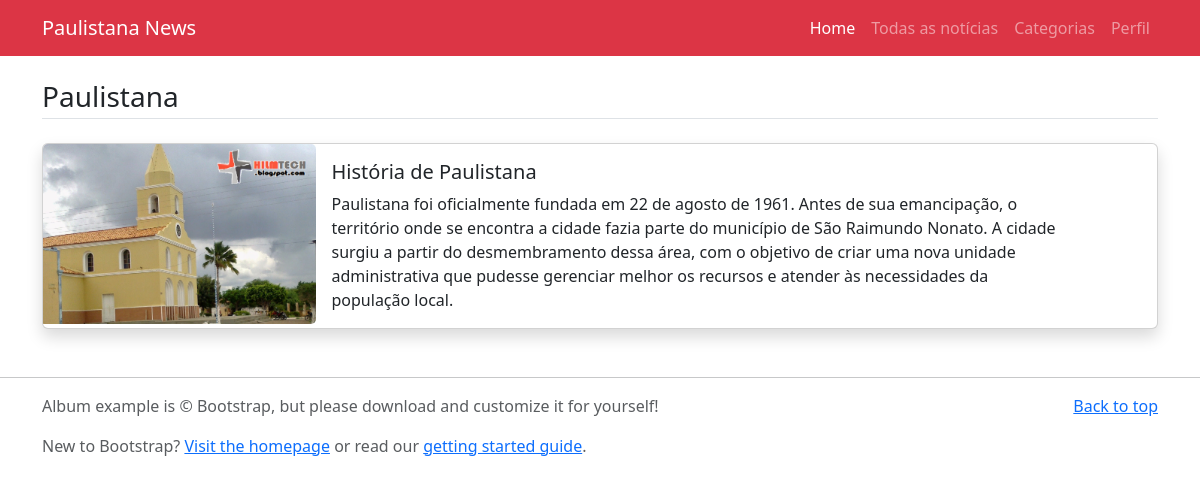
Page /category/2 on the committed database.
### newsapp/models.py (models this page shows, shortened)
class Category(models.Model):
    title=models.CharField(max_length=200)
    category_image=models.ImageField(upload_to='imgs/')
    class Meta:
        verbose_name_plural ='Categories'

class News(models.Model):
    category = models.ForeignKey(Category,on_delete=models.CASCADE)
    title = models.CharField(max_length=300)
    image = models.ImageField(upload_to='Imgs')
    detail = models.TextField()
    add_time = models.DateTimeField(auto_now_add=True)
    class Meta:
        verbose_name_plural ='News'

### newsapp/views.py (the view)
# urls.py: path('category/<int:id>',views.category,name='category'),
def category(request,id):
    category=Category.objects.get(id=id)
    news=News.objects.filter(category=category)
    return render(request,'category-news.html',{
        'all_news':news,
        'category':category
    })

### newsapp/templates/category-news.html (shortened to what this page needs)
{% extends 'base.html' %}
{% block content %}
<main class="container mt-3 mb-5">
    <h3 class="border-bottom pb-1 my-4">{{category.title}}</h3>
    {% for news in all_news %}
    <div class="card mb-4 shadow">
        <div class="row no-gutters">
            <div class="col-md-3">
                <a href="/detail/{{news.id}}">
                    <img src="/media/{{news.image}}" class="card-img" alt="{{news.title}}">
                </a>
            </div>
            <div class="col-md-8">
                <div class="card-body">
                    <a href="/detail/{{news.id}}">
                        <h5 class="card-title">{{news.title}}</h5>
                    </a>
                    <p class="card-text">{{news.detail}}</p>
                </div>
            </div>
        </div>
    </div>
    {% endfor %}
</main>
{% endblock %}

### newsapp/templates/base.html (style rules this page uses)
.card { transition: transform 0.2s; }
.card-body a, .card-img { display: block; text-decoration: none; color: inherit; }
.card-img { width: 100%; height: 180px; object-fit: cover; }
.card { overflow: hidden; }

### newsapp/templates/category-news.html (style rules this page uses)
.card { transition: transform 0.2s; }
.card-body a, .card-img { display: block; text-decoration: none; color: inherit; }

### rows in the picture
Category: title "Paulistana"
News: image (picture), title "História de Paulistana", detail "Paulistana foi oficialmente fundada em 22 de agosto de 1961. Antes de sua emancipação, o território onde se encontra a cidade fazia parte do município de São Raimundo Nonato. A cidade surgiu a partir do desmembramento dessa área, com o objetivo de criar uma nova unidade administrativa que pudesse gerenciar melhor os recursos e atender às necessidades da população local."
